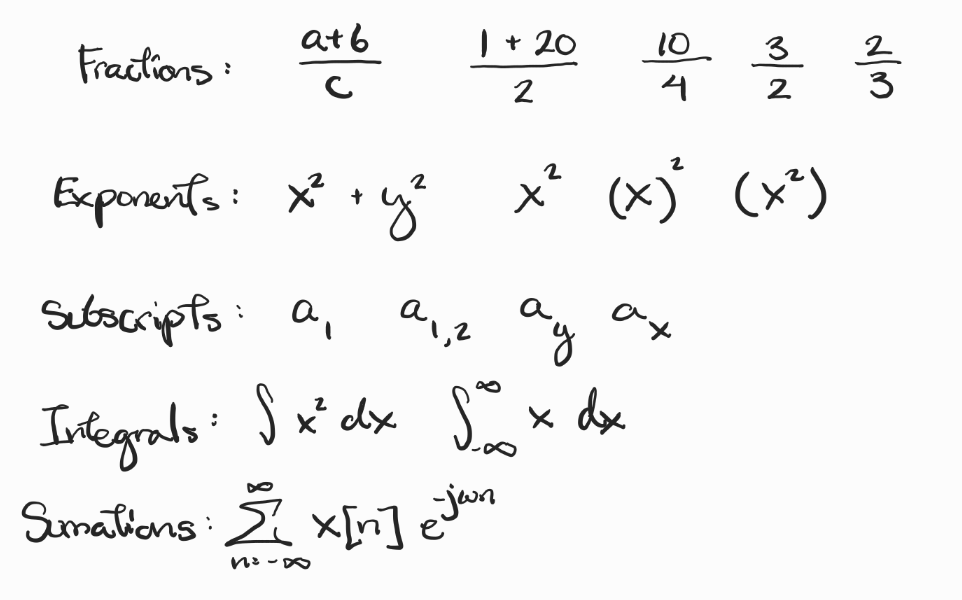
#> input picture handwrittenequations.png, 962 x 600 px
$ python code.py
#> lines starting #> are read from the running program, lines starting #| are printed output that depends on the picture; after the words box and inside, x2 and y2 are one past the last pixel; in counts of white or black regions, pixels touching at a corner belong together
import cv2
import numpy as np

def helper_check_path(p):
    return p.lower().endswith('.pdf')

# TODO: add pypdfium2 support later when we actually need pdfs
def load_input_as_image(file_path):
#> called with file_path = 'handwrittenequations.png'
    if helper_check_path(file_path):
        raise NotImplementedError("pdf stuff not done yet")
    return cv2.imread(file_path, cv2.IMREAD_GRAYSCALE)
#> returned value is the input picture: shape (600, 962); min 37, max 252, mean 243.7

def parse_spatial_rules(symbols):
    if not symbols:
        return ""

    tokens = []
    med_h = np.median([s['h'] for s in symbols])
    med_y = np.median([s['y'] for s in symbols])

    i = 0
    while i < len(symbols):
        curr = symbols[i]

        # fraction bar check
        if curr['w'] > med_h * 2.5 and curr['h'] < med_h * 0.4:
            tokens.append(r"\frac{numerator}{denominator}")
            i += 1
            continue

        # exponent?
        if i + 1 < len(symbols):
            nxt = symbols[i + 1]
            if nxt['y'] < curr['y'] and nxt['h'] < med_h * 0.8:
                tokens.append(f"sym_{i}^{{sym_{i+1}}}")
                i += 2
                continue

        tokens.append(f"sym_{i}")
        i += 1

    return " ".join(tokens)

def preprocess_and_segment(file_path):
    img = load_input_as_image(file_path)
    if img is None:
        raise FileNotFoundError(f"bad path: {file_path}")

    _, thresh = cv2.threshold(img, 0, 255, cv2.THRESH_BINARY_INV + cv2.THRESH_OTSU)
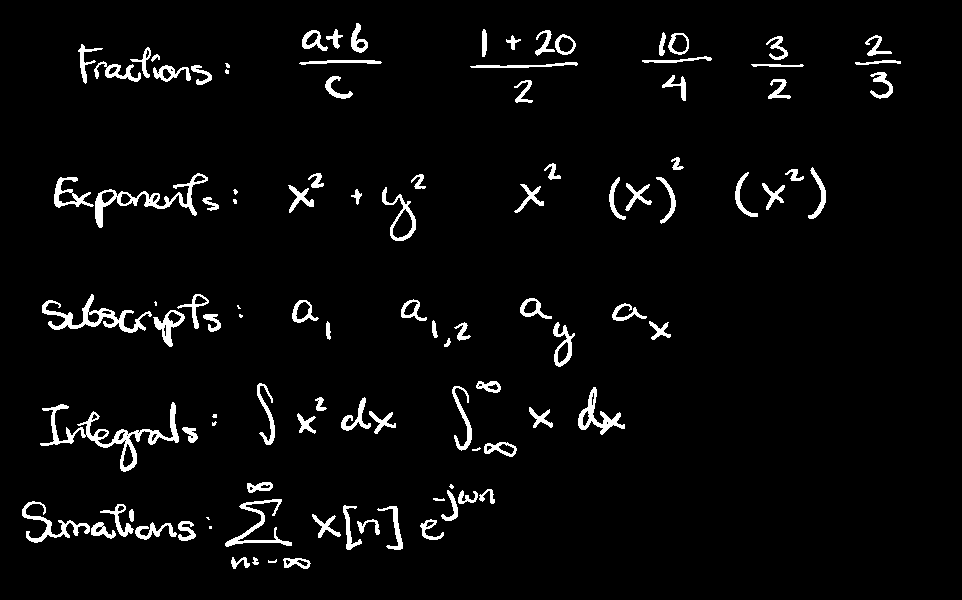
#> thresh: shape (600, 962); 3.9% white; 105 white regions (13 under 20 px), largest, box (x1, y1, x2, y2) and area: (40, 402, 179, 472) 1662, (42, 294, 152, 333) 1142, (95, 173, 208, 228) 1128

    kernel = np.ones((2, 2), np.uint8)
    cleaned = cv2.morphologyEx(thresh, cv2.MORPH_CLOSE, kernel)
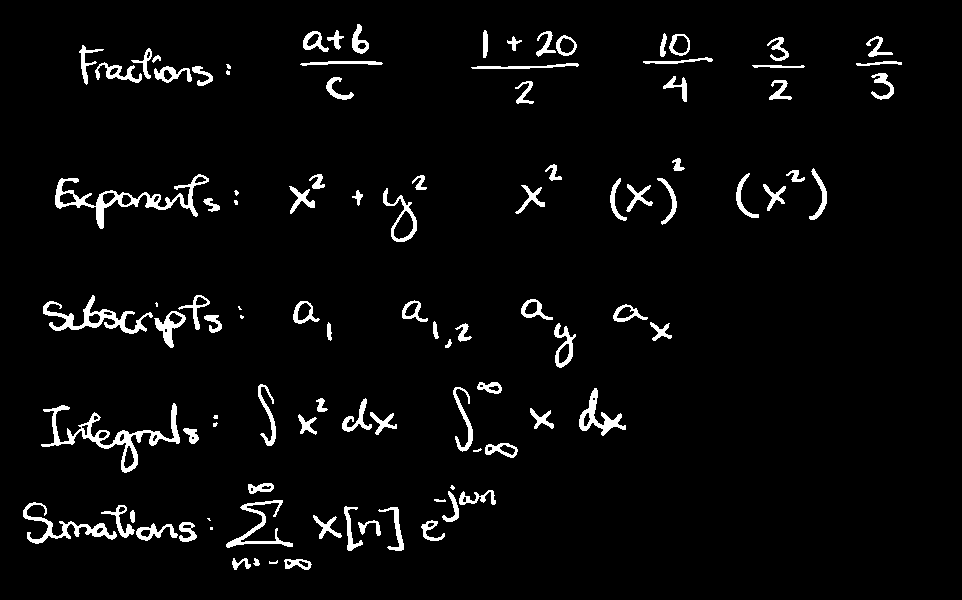
#> cleaned: shape (600, 962); 4% white; 102 white regions (13 under 20 px)

    cnts, _ = cv2.findContours(cleaned, cv2.RETR_EXTERNAL, cv2.CHAIN_APPROX_SIMPLE)
#> cnts = 102 contours, 15 with area under 20; largest, box (x1, y1, x2, y2) and area: (55, 174, 209, 229) 1635, (41, 403, 180, 473) 1618, (43, 295, 153, 334) 1024, (383, 188, 417, 242) 708, (23, 502, 117, 544) 690

    symbols = []
    for c in cnts:
        x, y, w, h = cv2.boundingRect(c)
        if w > 4 and h > 4:
            symbols.append({'x': x, 'y': y, 'w': w, 'h': h})
#> this loop made 102 passes
#> (x, y, w, h) on passes 1, 2, 3, 4, 6, 7, 8, 9, 10, 11, 12, 13: (269, 560, 9, 4), (284, 559, 28, 11), (253, 558, 7, 8), (232, 558, 19, 12), (136, 523, 42, 18), (179, 522, 18, 20), (421, 520, 24, 21), (358, 520, 23, 16), (207, 518, 4, 3), (313, 515, 29, 24), (130, 510, 5, 13), (378, 507, 26, 44)
#> (c, x, y, w, h) on pass 5: ([[210, 527], [210, 529], [212, 529], [212, 527]], 210, 527, 3, 3)
#> after the loop, symbols = 90 items

    symbols = sorted(symbols, key=lambda s: s['x'])
    return symbols

if __name__ == "__main__":
    input_file = "handwrittenequations.png"

    try:
        detected_symbols = preprocess_and_segment(input_file)
#> detected_symbols = 90 items
        print(f"found {len(detected_symbols)} symbols")
#| found 90 symbols

        rough_latex = parse_spatial_rules(detected_symbols)
#> in parse_spatial_rules, `med_h = np.median([s['h'] for s in symbols])`: med_h = 21
#> in parse_spatial_rules, `med_y = np.median([s['y'] for s in symbols])`: med_y = 246.5
#> the loop in parse_spatial_rules, `while i < len(symbols):` made 77 passes
#> (curr, nxt, i) on passes 1 to 8: ({'x': 23, 'y': 502, 'w': 94, 'h': 42}, {'x': 41, 'y': 403, 'w': 139, 'h': 70}, 1), ({'x': 41, 'y': 403, 'w': 139, 'h': 70}, {'x': 43, 'y': 295, 'w': 110, 'h': 39}, 2), ({'x': 43, 'y': 295, 'w': 110, 'h': 39}, {'x': 55, 'y': 174, 'w': 154, 'h': 55}, 3), ({'x': 55, 'y': 174, 'w': 154, 'h': 55}, {'x': 79, 'y': 45, 'w': 25, 'h': 40}, 4), ({'x': 79, 'y': 45, 'w': 25, 'h': 40}, {'x': 95, 'y': 62, 'w': 47, 'h': 21}, 5), ({'x': 95, 'y': 62, 'w': 47, 'h': 21}, {'x': 101, 'y': 505, 'w': 34, 'h': 33}, 6), ({'x': 101, 'y': 505, 'w': 34, 'h': 33}, {'x': 130, 'y': 510, 'w': 5, 'h': 13}, 7), ({'x': 130, 'y': 510, 'w': 5, 'h': 13}, {'x': 131, 'y': 48, 'w': 21, 'h': 31}, 8)
#> (nxt, i) on passes 63, 75: ({'x': 643, 'y': 57, 'w': 70, 'h': 7}, 75), ({'x': 856, 'y': 61, 'w': 46, 'h': 5}, 88)
#> after the loop in parse_spatial_rules, `while i < len(symbols):`: i = 90; tokens = 77 items, first 6: 'sym_0', 'sym_1', 'sym_2', 'sym_3', 'sym_4', 'sym_5'

        words = rough_latex.split()
#> words has the same summary as tokens in parse_spatial_rules
        print("Draft LaTeX Structure (Formatted):")
        for i in range(0, len(words), 15):
            print(" ".join(words[i:i+15]))
#> this loop made 6 passes
#> i on passes 2 to 6: 15, 30, 45, 60, 75
#| sym_0 sym_1 sym_2 sym_3 sym_4 sym_5 sym_6 sym_7 sym_8 sym_9^{sym_10} sym_11 sym_12 sym_13 sym_14^{sym_15} sym_16
#| sym_17 sym_18 sym_19 sym_20^{sym_21} sym_22^{sym_23} sym_24 sym_25 sym_26 sym_27 sym_28 sym_29 sym_30^{sym_31} sym_32 sym_33 sym_34^{sym_35}
#| sym_36 sym_37 sym_38 sym_39 sym_40^{sym_41} sym_42 sym_43 sym_44 sym_45 sym_46 sym_47^{sym_48} sym_49 sym_50 sym_51^{sym_52} sym_53
#| sym_54 sym_55 sym_56^{sym_57} sym_58 sym_59 sym_60^{sym_61} sym_62 sym_63 sym_64 sym_65 sym_66 sym_67 sym_68 sym_69 sym_70
#| sym_71 sym_72 sym_73^{sym_74} sym_75 sym_76 sym_77 sym_78 sym_79 sym_80 sym_81 sym_82 sym_83 sym_84 sym_85 sym_86^{sym_87}
#| sym_88 sym_89

    except Exception as e:
        print(f"Error: {e}")
